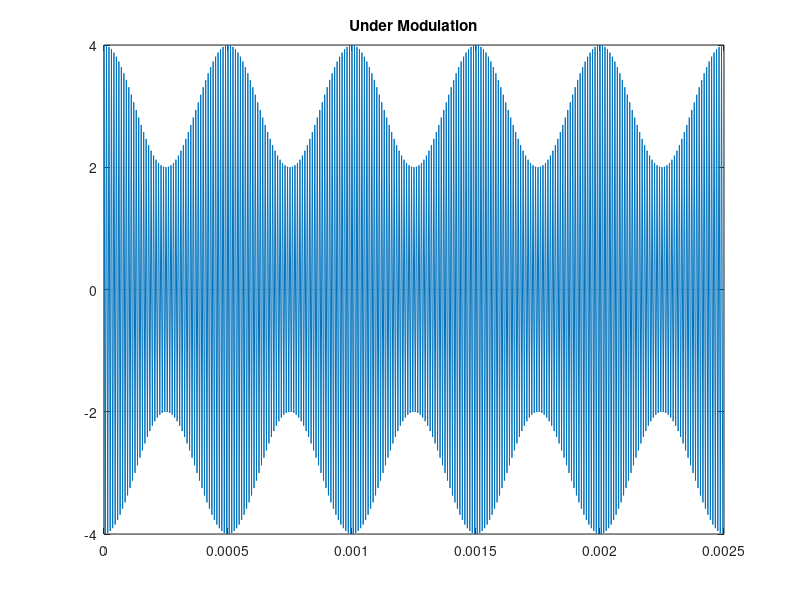
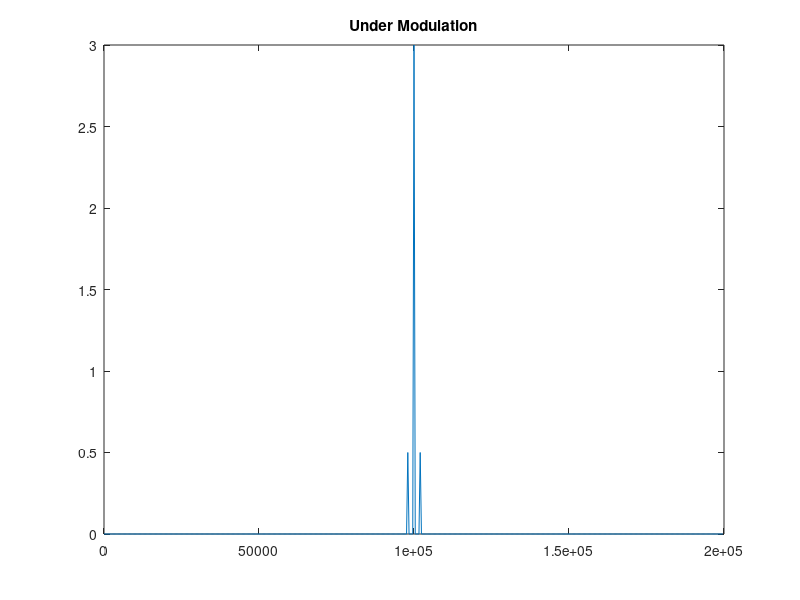
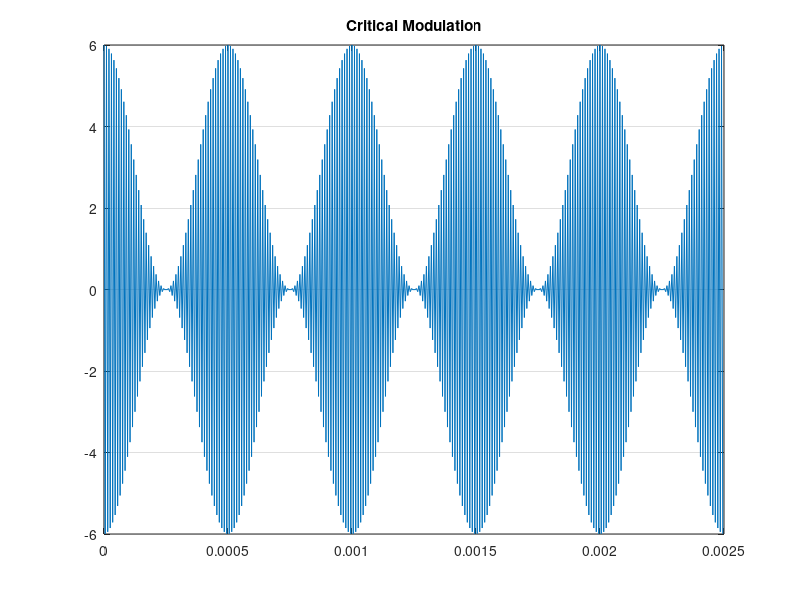
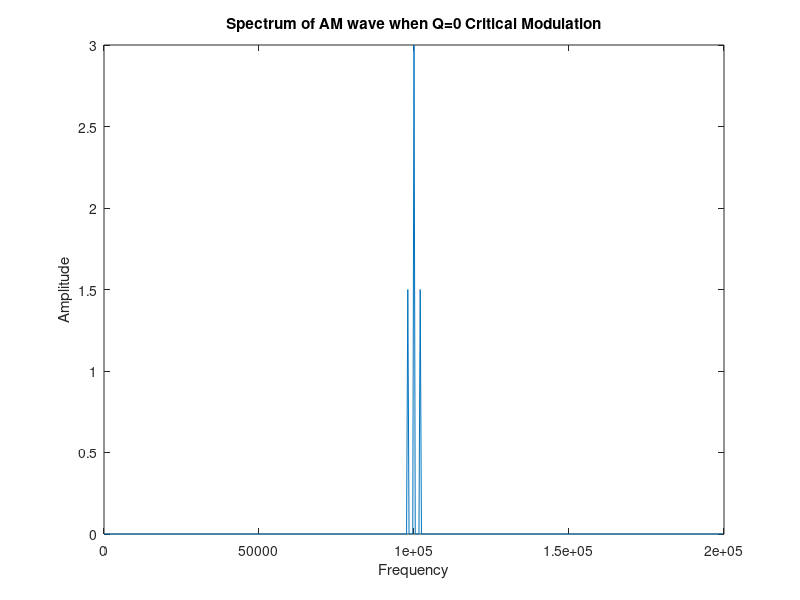

The MATLAB script that drew these images, in order:
clear;
clc;
close all;

Fs = 200*1000;
T = 1/Fs;
L = 500;
t = (0:L-1)*T;

m = cos(2*pi*2000*t);
c = 3*cos(2*pi*100000*t);


% Original Signal
y = (3 + m).*(c/3);

figure(1);
plot(t, y);
title("Under Modulation");
grid;

% fft
Y = fft(y);

P2 = abs(Y/L);
P1 = P2(1:L/2+1);
P1(2:end-1) = 2*P1(2:end-1);

f = Fs*(0:(L-1))/L;
figure(2);
plot(f, P2);
title("Under Modulation");




%critical modulation
y = (3 + (3*m)).*(c/3);
figure(3);
plot(t, y);
title("Critical Modulation");
grid;

% fft of critical modulation
Y = fft(y);

P2 = abs(Y/L);
P1 = P2(1:L/2+1);
P1(2:end-1) = 2*P1(2:end-1);

f = Fs*(0:(L-1))/L;
figure(4);
plot(f, P2);
title('Spectrum of AM wave when Q=0 Critical Modulation');
xlabel('Frequency');
ylabel('Amplitude');


figure(7);
plot(f, P2.^2);
title("Freq. Spectrum of Carrier Signal");
xlabel("frequency(Hz)");
ylabel("Power(W)");
legend("Signal");
grid;


% overmodulation
y = (3 + (5*m)).*(c/3);
figure(5);
plot(t, y);
title("Over Modulation");
grid;

% fft of overmodulation
Y = fft(y);

P2 = abs(Y/L);
P1 = P2(1:L/2+1);
P1(2:end-1) = 2*P1(2:end-1);

f = Fs*(0:(L-1))/L;
figure(6);
plot(f, P2);
title('Overmodulation');
xlabel('Frequency');
ylabel('Amplitude');
figure(8);
plot(f, P2.^2);
title("Freq. Spectrum of Carrier Signal");
xlabel("frequency(Hz)");
ylabel("Power(W)");
legend("Signal");
grid;